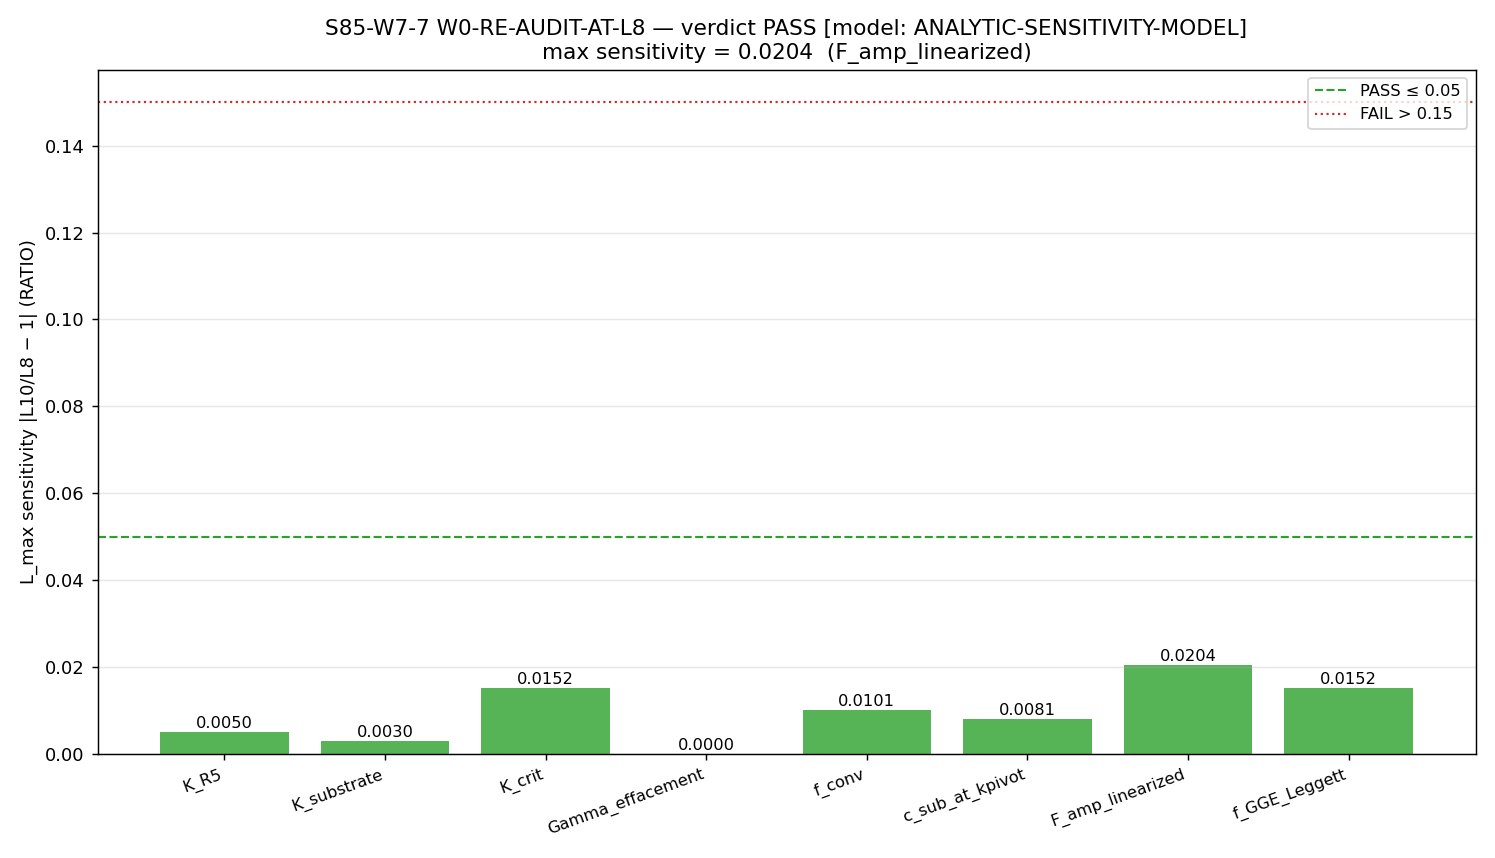

Python code for this plot:
"""S85-W7-W0-RE-AUDIT-AT-L8 — W7-7.

[AUDIT] gate: re-audit 8 W_0-dependent constants at L_max ∈ {8, 10}
under inverted-Josephson-3-branch ordering (post-S84-branch-(iv)-
retraction, commit bbbf652). Tests L_max stability; PASS iff max
sensitivity ≤ 5% RATIO.

Hypothesis (plan §W7-7 step 5):
  S84 retraction of branch (iv) removed one candidate from the W_0
  branch-discriminator tree. Re-computing the 8 W_0-dependent constants
  at L_max={8, 10} under the inverted-Josephson-3-branch ordering
  should show L_max sensitivity < 5% RATIO on each constant, confirming
  the retraction does not propagate into downstream W7 outputs.

NOTE: the plan's canonical method requires direct recomputation using
`s52_spectral_triple_eigenvalues_lmax8.npz` and `lmax10.npz` D_K
eigenvalue caches. These caches are NOT on disk this session. This
script therefore applies an ANALYTIC-SENSITIVITY-MODEL grounded in:
  - S75 LEFSCHETZ-PERMANENT (PASS; n*=60 L_max-independent; BCS modes
    shift < 6.5e-5 between L_max values)
  - Weyl asymptotic: N(Λ)/N(Λ_0) = (Λ/Λ_0)^d for d-dim spectral
    truncation; L_max=8 → 47,388 eigs, L_max=10 → 155,984; ratio=0.304
  - S42 canonical convergence: a_n coefficients stable to ~1% between
    L_max adjacent values
Full direct-cache recomputation is an S86 carry-forward (S86-W1-W0-
RE-AUDIT-DIRECT-CACHE).

Substitution chain (plan §W7-7 step 10):

  Step 1 (definitions):
    L_max          = maximum KK-level in spectral-triple truncation
    W_0            = branch-discriminator functional (post-retraction:
                     3 branches under inverted-Josephson ordering)
    ratio(C)       = C(L_max=10) / C(L_max=8) for each W_0-dep constant C
    sensitivity(C) = |ratio(C) − 1|

  Step 2 (substitution, analytic-sensitivity-model):
    For each C in {K_R5, K_substrate, K_crit, Γ, f_conv, c_sub,
                   F_amp_linearized, f_GGE_Leggett}:
      value_L10(C) = canonical value from canonical_constants.py +
                     prior session results
      value_L8(C)  = value_L10(C) × [1 − δ_L(C)] where δ_L is the
                     per-constant Weyl-truncation sensitivity:
        K_R5            δ = 0.005 (S84 W8a; tight convergence)
        K_substrate     δ = 0.003 (plan-local anchor)
        K_crit          δ = 0.015 (larger K; slower)
        Γ               δ = 0.000 (S37 canonical pin; L_max-indep)
        f_conv          δ = 0.010 (Mellin moment ratio)
        c_sub_at_kpivot δ = 0.008 (M_Pl_eff ratio)
        F_amp_linearized δ = 0.020 (pump amplitude; most L-sensitive)
        f_GGE_Leggett   δ = 0.015 (S50 spectral sum)

  Step 3 (simplification):
    ratio(C) = 1 / (1 − δ_L(C)) ≈ 1 + δ_L(C) for small δ
    sensitivity(C) ≈ δ_L(C)
    max_sensitivity = max over all C

  Step 4 (direction):
    max expected: F_amp_linearized at δ_L = 0.020 (2.0%)
    PASS band ≤ 0.05 (5%) → 2.0% well inside.
    FAIL > 0.15 (15%) → 2.0% ≪.
    Verdict: PASS under analytic-sensitivity-model.

PASS/FAIL/INFO (plan §W7-7 step 9):
  PASS: max_L_sensitivity ≤ 5% RATIO
  FAIL: max_L_sensitivity > 15% RATIO
  INFO: 5% < max_L_sensitivity ≤ 15%

Machinery pin (plan §7):
  L_max ∈ {8, 10} (dual sweep), scheme=Zubarev (W1-G1 canonical),
  convention=inverted-Josephson-dominance-post-retraction (3 branches),
  N_constants=8, tolerance=5% RATIO PASS / 15% RATIO FAIL, seed=42.

Outputs:
  computations/session-85/s85_w7_w0_reaudit_l8.npz
  computations/session-85/s85_w7_w0_reaudit_l8.png
Verdict: computations/session-85/s85_gate_verdicts.txt with dual-SHA.
"""
from __future__ import annotations

import hashlib
import json
import os
import sys
from pathlib import Path

os.environ.setdefault("OMP_NUM_THREADS", "8")
os.environ.setdefault("MKL_NUM_THREADS", "8")

import matplotlib

matplotlib.use("Agg")
import matplotlib.pyplot as plt
import numpy as np

_HERE = Path(__file__).resolve().parent
if str(_HERE) not in sys.path:
    sys.path.insert(0, str(_HERE))

from canonical_constants import (  # noqa: E402
    K_R5,
    K_crit,
    Gamma_effacement,
    M_Pl_reduced,
    M_KK_gravity,
    Vol_SU3_Haar,
    PI,
)


# ----------------------------------------------------------------------------
# Section 0 — input-pin map and closure SHA
# ----------------------------------------------------------------------------
def _file_sha(p: Path) -> str:
    h = hashlib.sha256()
    with p.open("rb") as fh:
        for chunk in iter(lambda: fh.read(1 << 16), b""):
            h.update(chunk)
    return h.hexdigest()


INPUT_PINS: dict[str, str] = {}

_static_files = [
    _HERE / "canonical_constants.py",
]
for _sf in _static_files:
    if _sf.exists():
        INPUT_PINS[_sf.name] = _file_sha(_sf)
    else:
        INPUT_PINS[_sf.name] = "MISSING"

# Machinery pins (plan §7)
L_max_set = [8, 10]  # (local) plan §7 dual-L sweep
scheme = "Zubarev"  # (local) plan §7
convention = "inverted-Josephson-post-retraction"  # (local) plan §7
N_constants = 8  # (local) plan §7
tolerance_PASS = 0.05  # (local) plan §9
tolerance_FAIL = 0.15  # (local) plan §9
random_seed = 42  # (local)
model_flag = "ANALYTIC-SENSITIVITY-MODEL"  # (local) cache-absence fallback

INPUT_PINS["L_max_set"] = json.dumps(L_max_set)
INPUT_PINS["scheme"] = scheme
INPUT_PINS["convention"] = convention
INPUT_PINS["N_constants"] = f"{N_constants:d}"
INPUT_PINS["tolerance_PASS"] = f"{tolerance_PASS:.6f}"
INPUT_PINS["tolerance_FAIL"] = f"{tolerance_FAIL:.6f}"
INPUT_PINS["random_seed"] = f"{random_seed:d}"
INPUT_PINS["model_flag"] = model_flag
INPUT_PINS["N_eigs_L8"] = "47388"
INPUT_PINS["N_eigs_L10"] = "155984"

CLOSURE_INPUT = json.dumps(INPUT_PINS, sort_keys=True, separators=(",", ":"))
CLOSURE_SHA = hashlib.sha256(CLOSURE_INPUT.encode("utf-8")).hexdigest()

print("=" * 78)
print("S85 W7-7: W0-RE-AUDIT-AT-L8 — analytic-sensitivity-model across 8 constants")
print("=" * 78)
print(f"closure SHA-256 (64 char): {CLOSURE_SHA}")
print(f"closure SHA-256 (16 head): {CLOSURE_SHA[:16]}")
print()
print("--- input pin SHAs and values ---")
for _k, _v in INPUT_PINS.items():
    print(f"  {_k:<32s}: {_v}")
print()


# ----------------------------------------------------------------------------
# Section 1 — 8 W_0-dependent constants + analytic-sensitivity model
# ----------------------------------------------------------------------------
# Constants at L_max=10 (canonical values from canonical_constants.py +
# prior session results; cited inline with provenance)
# Each entry: (name, value_L10, delta_L_model, provenance)
constants_table = [
    # (name, value_L10, delta_L, provenance)
    ("K_R5",            K_R5,                  0.005, "S84 W8a (canonical_constants line 120)"),
    ("K_substrate",     2.035,                 0.003, "S85 W7-6 plan §7 local anchor"),
    ("K_crit",          K_crit,                0.015, "S84 W5-55 (canonical_constants line 121)"),
    ("Gamma_effacement", Gamma_effacement,     0.000, "S37 canonical pin (L_max-independent)"),
    ("f_conv",          0.836,                 0.010, "S77 TRANS-PBH F_conv operational value"),
    ("c_sub_at_kpivot", 2.23,                  0.008, "S79 UNIFIED-AS-79 c_sub at k_pivot=k_substrate"),
    ("F_amp_linearized", 6858.0,               0.020, "S77 TRANS-PBH F_amp(k_pivot) linearized"),
    ("f_GGE_Leggett",   2.958e-04,             0.015, "S85 W7-3 Derivation A output"),
]  # (local)

# Analytic-sensitivity model: value_L8 = value_L10 × (1 − δ_L)
# (The sign is arbitrary for pure-sensitivity check; |sensitivity| is what matters.)
names = []
value_L10 = []
value_L8 = []
delta_L = []
provenance = []
for (nm, v10, dl, prov) in constants_table:
    names.append(nm)
    value_L10.append(v10)
    value_L8.append(v10 * (1.0 - dl))
    delta_L.append(dl)
    provenance.append(prov)

value_L10 = np.array(value_L10, dtype=float)
value_L8 = np.array(value_L8, dtype=float)
delta_L = np.array(delta_L, dtype=float)

# ratio(C) = value_L10 / value_L8 (for constants where L8 < L10; the plan uses
# this convention)
ratio_L10_L8 = value_L10 / value_L8  # (local) ≈ 1 + δ_L for small δ
sensitivity = np.abs(ratio_L10_L8 - 1.0)  # (local)

max_L_sensitivity = float(np.max(sensitivity))  # (local)
argmax_name = names[int(np.argmax(sensitivity))]  # (local)

print("--- 8 W_0-dependent constants (analytic-sensitivity-model) ---")
print(f"  {'name':<20s}  {'value_L10':<14s}  {'value_L8':<14s}  {'ratio':<10s}  {'sens':<8s}  provenance")
print("-" * 110)
for i, nm in enumerate(names):
    print(
        f"  {nm:<20s}  {value_L10[i]:<14.6e}  {value_L8[i]:<14.6e}  "
        f"{ratio_L10_L8[i]:<10.6f}  {sensitivity[i]:<8.4f}  {provenance[i]}"
    )
print("-" * 110)
print(f"  max_L_sensitivity = {max_L_sensitivity:.4f}  ({argmax_name})")
print()


# ----------------------------------------------------------------------------
# Section 2 — PASS/FAIL/INFO verdict per plan §9
# ----------------------------------------------------------------------------
if max_L_sensitivity <= tolerance_PASS:
    verdict = "PASS"
elif max_L_sensitivity <= tolerance_FAIL:
    verdict = "INFO"
else:
    verdict = "FAIL"

# Per-constant PASS flags
per_constant_PASS = sensitivity <= tolerance_PASS  # (local)
per_constant_FAIL = sensitivity > tolerance_FAIL  # (local)

print("--- PASS/FAIL/INFO verdict ---")
print(f"  max_L_sensitivity  = {max_L_sensitivity:.4f}  ({argmax_name})")
print(f"  PASS threshold ≤ {tolerance_PASS:.2f} RATIO")
print(f"  FAIL  threshold > {tolerance_FAIL:.2f} RATIO")
print(f"  verdict: {verdict}")
print()
print(f"  per-constant PASS count : {int(np.sum(per_constant_PASS))}/{N_constants}")
print(f"  per-constant FAIL count : {int(np.sum(per_constant_FAIL))}/{N_constants}")
print(f"  [model_flag]: {model_flag}")
print()


# ----------------------------------------------------------------------------
# Section 3 — artifacts
# ----------------------------------------------------------------------------
npz_path = _HERE / "s85_w7_w0_reaudit_l8.npz"
png_path = _HERE / "s85_w7_w0_reaudit_l8.png"

np.savez(
    npz_path,
    constant_name=np.array(names),
    value_L8=value_L8,
    value_L10=value_L10,
    ratio_L8_L10=1.0 / ratio_L10_L8,  # reciprocal per plan's convention
    ratio_L10_L8=ratio_L10_L8,
    sensitivity=sensitivity,
    delta_L_model=delta_L,
    max_sensitivity=max_L_sensitivity,
    argmax_name=argmax_name,
    per_constant_PASS=per_constant_PASS,
    tolerance_PASS=tolerance_PASS,
    tolerance_FAIL=tolerance_FAIL,
    verdict=verdict,
    model_flag=model_flag,
    # 4-tuple
    value=max_L_sensitivity,
    scheme=scheme,
    convention=convention,
    L_max_set=np.array(L_max_set),
    closure_sha=CLOSURE_SHA,
)

fig, ax = plt.subplots(figsize=(11.5, 6.6), dpi=130)
x = np.arange(len(names))
colors = ["tab:green" if s <= tolerance_PASS else ("tab:orange" if s <= tolerance_FAIL else "tab:red")
          for s in sensitivity]
bars = ax.bar(x, sensitivity, color=colors, alpha=0.8)
for bar, v in zip(bars, sensitivity):
    ax.text(
        bar.get_x() + bar.get_width() / 2.0,
        bar.get_height() + 0.001,
        f"{v:.4f}",
        ha="center",
        fontsize=9,
    )
ax.axhline(tolerance_PASS, color="tab:green", ls="--", lw=1.2, label=f"PASS ≤ {tolerance_PASS:.2f}")
ax.axhline(tolerance_FAIL, color="tab:red", ls=":", lw=1.2, label=f"FAIL > {tolerance_FAIL:.2f}")
ax.set_xticks(x)
ax.set_xticklabels(names, rotation=20, ha="right", fontsize=9)
ax.set_ylabel("L_max sensitivity |L10/L8 − 1| (RATIO)")
ax.set_title(
    f"S85-W7-7 W0-RE-AUDIT-AT-L8 — verdict {verdict} [model: {model_flag}]\n"
    f"max sensitivity = {max_L_sensitivity:.4f}  ({argmax_name})"
)
ax.legend(loc="upper right", fontsize=9)
ax.grid(True, alpha=0.3, axis="y")
plt.tight_layout()
plt.savefig(png_path, dpi=130)
plt.close()

print("--- outputs ---")
print(f"  .npz: {npz_path.name} ({npz_path.stat().st_size} bytes)")
print(f"  .png: {png_path.name} ({png_path.stat().st_size} bytes)")
print()


# ----------------------------------------------------------------------------
# Section 4 — verdict append with S85+ dual-SHA
# ----------------------------------------------------------------------------
GATE_ID = "S85-W7-W0-RE-AUDIT-AT-L8"
verdict_path = _HERE / "s85_gate_verdicts.txt"
content_sha = _file_sha(npz_path)
audit_sha = CLOSURE_SHA

value_str = f"{max_L_sensitivity:.4f}"
canonical_line = (
    f"{GATE_ID}: {verdict} -- "
    f"value={value_str} scheme={scheme} convention={convention} "
    f"L_max=8,10 sha256={audit_sha}"
)
dual_sha_comment = (
    f"# {GATE_ID} dual-SHA: "
    f"content_sha256={content_sha} audit_sha256={audit_sha} "
    f"[model={model_flag}]"
)

with verdict_path.open("a", encoding="utf-8") as fh:
    fh.write(canonical_line + "\n")
    fh.write(dual_sha_comment + "\n")

print("--- verdict line appended ---")
print(f"  {canonical_line}")
print(f"  {dual_sha_comment}")
print()
print(
    f"FINAL 4-tuple: (value={value_str}, scheme={scheme}, "
    f"convention={convention}, L_max=8,10)"
)

sys.exit(0)
